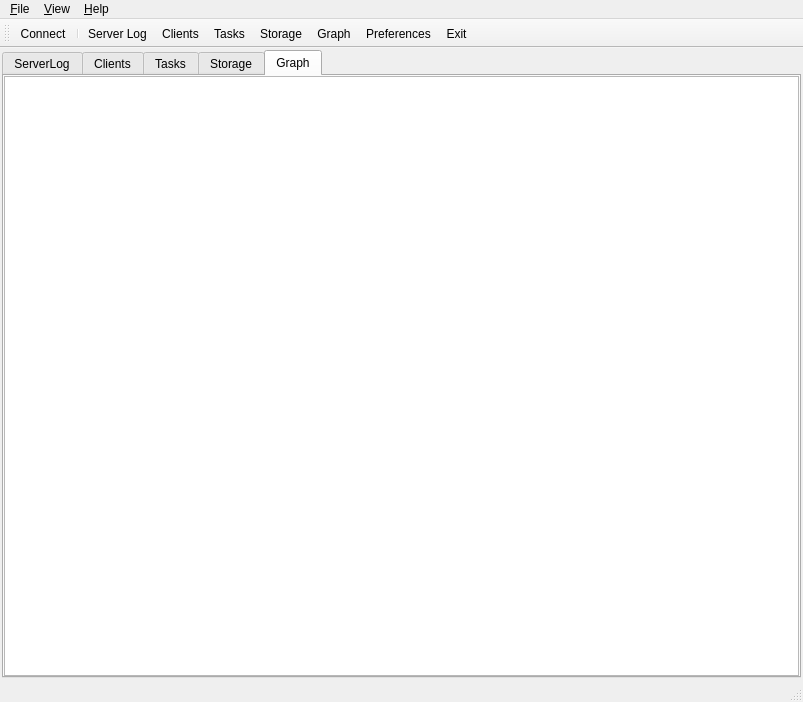
<?xml version="1.0" encoding="UTF-8"?>
<ui version="4.0">
 <author>ANNEHEIM Geoffrey</author>
 <class>MCServerMainWindow</class>
 <widget class="QMainWindow" name="MCServerMainWindow">
  <property name="geometry">
   <rect>
    <x>0</x>
    <y>0</y>
    <width>803</width>
    <height>702</height>
   </rect>
  </property>
  <property name="windowTitle">
   <string>ServerMainWindow</string>
  </property>
  <widget class="QWidget" name="centralWidget">
   <layout class="QVBoxLayout">
    <property name="spacing">
     <number>6</number>
    </property>
    <property name="margin">
     <number>2</number>
    </property>
    <item>
     <widget class="MyQTabWidget" name="tabWidgetForms">
      <property name="currentIndex">
       <number>4</number>
      </property>
      <widget class="QWidget" name="tabServerLog">
       <attribute name="title">
        <string>ServerLog</string>
       </attribute>
       <layout class="QVBoxLayout">
        <property name="margin">
         <number>0</number>
        </property>
        <item>
         <widget class="CLogTreeWidget" name="treeWidgetServerLog">
          <property name="autoScroll">
           <bool>false</bool>
          </property>
          <property name="editTriggers">
           <set>QAbstractItemView::NoEditTriggers</set>
          </property>
          <property name="selectionMode">
           <enum>QAbstractItemView::NoSelection</enum>
          </property>
          <property name="iconSize">
           <size>
            <width>16</width>
            <height>16</height>
           </size>
          </property>
          <property name="rootIsDecorated">
           <bool>false</bool>
          </property>
          <property name="itemsExpandable">
           <bool>false</bool>
          </property>
          <property name="allColumnsShowFocus">
           <bool>true</bool>
          </property>
          <property name="wordWrap">
           <bool>true</bool>
          </property>
          <property name="expandsOnDoubleClick">
           <bool>false</bool>
          </property>
          <column>
           <property name="text">
            <string notr="true">1</string>
           </property>
          </column>
         </widget>
        </item>
        <item>
         <layout class="QHBoxLayout">
          <item>
           <spacer>
            <property name="orientation">
             <enum>Qt::Horizontal</enum>
            </property>
            <property name="sizeHint" stdset="0">
             <size>
              <width>40</width>
              <height>20</height>
             </size>
            </property>
           </spacer>
          </item>
          <item>
           <widget class="QPushButton" name="buttonServerLogCopy">
            <property name="text">
             <string>Copy To Clipboard</string>
            </property>
           </widget>
          </item>
          <item>
           <widget class="QPushButton" name="buttonServerLogClear">
            <property name="text">
             <string>Clean</string>
            </property>
           </widget>
          </item>
         </layout>
        </item>
       </layout>
      </widget>
      <widget class="QWidget" name="tabClients">
       <attribute name="title">
        <string>Clients</string>
       </attribute>
       <layout class="QVBoxLayout">
        <property name="margin">
         <number>0</number>
        </property>
        <item>
         <widget class="MCClientsTreeWidget" name="treeWidgetClients">
          <property name="autoScroll">
           <bool>false</bool>
          </property>
          <property name="editTriggers">
           <set>QAbstractItemView::NoEditTriggers</set>
          </property>
          <property name="showDropIndicator" stdset="0">
           <bool>false</bool>
          </property>
          <property name="alternatingRowColors">
           <bool>true</bool>
          </property>
          <property name="iconSize">
           <size>
            <width>16</width>
            <height>16</height>
           </size>
          </property>
          <property name="rootIsDecorated">
           <bool>false</bool>
          </property>
          <property name="itemsExpandable">
           <bool>false</bool>
          </property>
          <property name="sortingEnabled">
           <bool>true</bool>
          </property>
          <property name="animated">
           <bool>true</bool>
          </property>
          <property name="allColumnsShowFocus">
           <bool>true</bool>
          </property>
          <property name="wordWrap">
           <bool>false</bool>
          </property>
          <property name="expandsOnDoubleClick">
           <bool>false</bool>
          </property>
          <attribute name="headerDefaultSectionSize">
           <number>100</number>
          </attribute>
          <column>
           <property name="text">
            <string notr="true">1</string>
           </property>
          </column>
         </widget>
        </item>
       </layout>
      </widget>
      <widget class="QWidget" name="tabTasks">
       <attribute name="title">
        <string>Tasks</string>
       </attribute>
       <layout class="QVBoxLayout">
        <item>
         <widget class="QGroupBox" name="groupBoxTasksSeedUrls">
          <property name="sizePolicy">
           <sizepolicy hsizetype="Preferred" vsizetype="Fixed">
            <horstretch>0</horstretch>
            <verstretch>0</verstretch>
           </sizepolicy>
          </property>
          <property name="maximumSize">
           <size>
            <width>16777215</width>
            <height>150</height>
           </size>
          </property>
          <property name="title">
           <string>Seed Urls</string>
          </property>
          <layout class="QVBoxLayout">
           <item>
            <widget class="QListWidget" name="listWidgetTasksSeedUrls">
             <property name="sizePolicy">
              <sizepolicy hsizetype="Expanding" vsizetype="Expanding">
               <horstretch>0</horstretch>
               <verstretch>0</verstretch>
              </sizepolicy>
             </property>
            </widget>
           </item>
           <item>
            <layout class="QHBoxLayout">
             <item>
              <widget class="QLabel" name="lblTasksSeeUrl">
               <property name="text">
                <string>Url :</string>
               </property>
              </widget>
             </item>
             <item>
              <widget class="QLineEdit" name="textTasksSeedUrl">
               <property name="text">
                <string>http://</string>
               </property>
              </widget>
             </item>
             <item>
              <widget class="QPushButton" name="buttonTasksAddSeedUrl">
               <property name="text">
                <string>Add</string>
               </property>
              </widget>
             </item>
            </layout>
           </item>
          </layout>
         </widget>
        </item>
        <item>
         <widget class="QGroupBox" name="groupBoxTasksUrlsInQueue">
          <property name="sizePolicy">
           <sizepolicy hsizetype="Preferred" vsizetype="Preferred">
            <horstretch>0</horstretch>
            <verstretch>0</verstretch>
           </sizepolicy>
          </property>
          <property name="sizeIncrement">
           <size>
            <width>0</width>
            <height>2</height>
           </size>
          </property>
          <property name="title">
           <string>Urls in queue</string>
          </property>
          <layout class="QVBoxLayout">
           <item>
            <widget class="MCUrlsInQueueTreeWidget" name="treeWidgetTasksUrlsInQueue">
             <property name="sizePolicy">
              <sizepolicy hsizetype="Expanding" vsizetype="Expanding">
               <horstretch>0</horstretch>
               <verstretch>0</verstretch>
              </sizepolicy>
             </property>
             <property name="autoScroll">
              <bool>false</bool>
             </property>
             <property name="editTriggers">
              <set>QAbstractItemView::NoEditTriggers</set>
             </property>
             <property name="showDropIndicator" stdset="0">
              <bool>false</bool>
             </property>
             <property name="selectionMode">
              <enum>QAbstractItemView::NoSelection</enum>
             </property>
             <property name="rootIsDecorated">
              <bool>false</bool>
             </property>
             <property name="itemsExpandable">
              <bool>false</bool>
             </property>
             <property name="sortingEnabled">
              <bool>true</bool>
             </property>
             <property name="animated">
              <bool>true</bool>
             </property>
             <property name="allColumnsShowFocus">
              <bool>true</bool>
             </property>
             <property name="expandsOnDoubleClick">
              <bool>false</bool>
             </property>
             <column>
              <property name="text">
               <string notr="true">1</string>
              </property>
             </column>
            </widget>
           </item>
          </layout>
         </widget>
        </item>
        <item>
         <widget class="QGroupBox" name="groupBoxTasksUrlsInProgress">
          <property name="title">
           <string>Urls in progress</string>
          </property>
          <layout class="QVBoxLayout" name="verticalLayout">
           <item>
            <widget class="MCUrlsInProgressTreeWidget" name="treeWidgetTasksUrlsInProgress">
             <property name="autoScroll">
              <bool>false</bool>
             </property>
             <property name="editTriggers">
              <set>QAbstractItemView::NoEditTriggers</set>
             </property>
             <property name="showDropIndicator" stdset="0">
              <bool>false</bool>
             </property>
             <property name="selectionMode">
              <enum>QAbstractItemView::NoSelection</enum>
             </property>
             <property name="rootIsDecorated">
              <bool>false</bool>
             </property>
             <property name="itemsExpandable">
              <bool>false</bool>
             </property>
             <property name="sortingEnabled">
              <bool>true</bool>
             </property>
             <property name="animated">
              <bool>true</bool>
             </property>
             <property name="allColumnsShowFocus">
              <bool>true</bool>
             </property>
             <property name="expandsOnDoubleClick">
              <bool>false</bool>
             </property>
             <column>
              <property name="text">
               <string notr="true">1</string>
              </property>
             </column>
            </widget>
           </item>
          </layout>
         </widget>
        </item>
       </layout>
      </widget>
      <widget class="QWidget" name="tabStorage">
       <attribute name="title">
        <string>Storage</string>
       </attribute>
       <layout class="QVBoxLayout">
        <item>
         <widget class="QGroupBox" name="groupBoxStorageUrlsCrawled">
          <property name="sizePolicy">
           <sizepolicy hsizetype="Preferred" vsizetype="Preferred">
            <horstretch>0</horstretch>
            <verstretch>0</verstretch>
           </sizepolicy>
          </property>
          <property name="sizeIncrement">
           <size>
            <width>0</width>
            <height>2</height>
           </size>
          </property>
          <property name="title">
           <string>Urls crawled</string>
          </property>
          <layout class="QVBoxLayout">
           <item>
            <widget class="MCUrlsCrawledTreeWidget" name="treeWidgetStorageUrlsCrawled">
             <property name="sizePolicy">
              <sizepolicy hsizetype="Expanding" vsizetype="Expanding">
               <horstretch>0</horstretch>
               <verstretch>0</verstretch>
              </sizepolicy>
             </property>
             <property name="autoScroll">
              <bool>false</bool>
             </property>
             <property name="editTriggers">
              <set>QAbstractItemView::NoEditTriggers</set>
             </property>
             <property name="showDropIndicator" stdset="0">
              <bool>false</bool>
             </property>
             <property name="selectionMode">
              <enum>QAbstractItemView::NoSelection</enum>
             </property>
             <property name="rootIsDecorated">
              <bool>false</bool>
             </property>
             <property name="itemsExpandable">
              <bool>false</bool>
             </property>
             <property name="sortingEnabled">
              <bool>true</bool>
             </property>
             <property name="animated">
              <bool>true</bool>
             </property>
             <property name="allColumnsShowFocus">
              <bool>true</bool>
             </property>
             <property name="expandsOnDoubleClick">
              <bool>false</bool>
             </property>
             <column>
              <property name="text">
               <string notr="true">1</string>
              </property>
             </column>
            </widget>
           </item>
          </layout>
         </widget>
        </item>
       </layout>
      </widget>
      <widget class="QWidget" name="tabGraph">
       <attribute name="title">
        <string>Graph</string>
       </attribute>
       <layout class="QVBoxLayout">
        <property name="margin">
         <number>0</number>
        </property>
        <item>
         <widget class="CPict" name="graphicWidgetGraph"/>
        </item>
       </layout>
      </widget>
     </widget>
    </item>
   </layout>
  </widget>
  <widget class="QMenuBar" name="menuBar">
   <property name="geometry">
    <rect>
     <x>0</x>
     <y>0</y>
     <width>803</width>
     <height>21</height>
    </rect>
   </property>
   <widget class="QMenu" name="menuFile">
    <property name="title">
     <string>&amp;File</string>
    </property>
    <addaction name="doFilePreferences"/>
    <addaction name="separator"/>
    <addaction name="doFileExit"/>
   </widget>
   <widget class="QMenu" name="menuView">
    <property name="title">
     <string>&amp;View</string>
    </property>
    <widget class="QMenu" name="menuViewToolBars">
     <property name="title">
      <string>Toolbars</string>
     </property>
    </widget>
    <addaction name="menuViewToolBars"/>
    <addaction name="doViewStatusBar"/>
   </widget>
   <widget class="QMenu" name="menuHelp">
    <property name="title">
     <string>&amp;Help</string>
    </property>
    <addaction name="doHelpAbout"/>
    <addaction name="doHelpAboutQt"/>
   </widget>
   <addaction name="menuFile"/>
   <addaction name="menuView"/>
   <addaction name="menuHelp"/>
  </widget>
  <widget class="QToolBar" name="mainToolBar">
   <property name="sizePolicy">
    <sizepolicy hsizetype="Expanding" vsizetype="Preferred">
     <horstretch>0</horstretch>
     <verstretch>0</verstretch>
    </sizepolicy>
   </property>
   <property name="windowTitle">
    <string>Main menu</string>
   </property>
   <property name="iconSize">
    <size>
     <width>64</width>
     <height>64</height>
    </size>
   </property>
   <property name="toolButtonStyle">
    <enum>Qt::ToolButtonTextUnderIcon</enum>
   </property>
   <property name="floatable">
    <bool>false</bool>
   </property>
   <attribute name="toolBarArea">
    <enum>TopToolBarArea</enum>
   </attribute>
   <attribute name="toolBarBreak">
    <bool>false</bool>
   </attribute>
   <addaction name="doMainToolBarConnectDisconnect"/>
   <addaction name="separator"/>
   <addaction name="doMainToolBarServerLog"/>
   <addaction name="doMainToolBarClients"/>
   <addaction name="doMainToolBarTasks"/>
   <addaction name="doMainToolBarStorage"/>
   <addaction name="doMainToolBarGraph"/>
   <addaction name="doMainToolBarPreferences"/>
   <addaction name="doMainToolBarExit"/>
  </widget>
  <widget class="QStatusBar" name="statusBar"/>
  <action name="doMainToolBarConnectDisconnect">
   <property name="icon">
    <iconset>
     <activeoff>:/MainToolBar/UnconnectedIcon</activeoff>
     <activeon>:/MainToolBar/ConnectedIcon</activeon>
    </iconset>
   </property>
   <property name="text">
    <string>Connect</string>
   </property>
   <property name="iconText">
    <string>Connect</string>
   </property>
   <property name="toolTip">
    <string>Connect / Disconnect</string>
   </property>
  </action>
  <action name="doMainToolBarServerLog">
   <property name="checkable">
    <bool>true</bool>
   </property>
   <property name="icon">
    <iconset resource="../Shared/shared.qrc">
     <normaloff>:/MainToolBar/LogIcon</normaloff>:/MainToolBar/LogIcon</iconset>
   </property>
   <property name="text">
    <string>Server Log</string>
   </property>
   <property name="iconText">
    <string>Server Log</string>
   </property>
   <property name="toolTip">
    <string>Show server log</string>
   </property>
   <property name="FormIndex" stdset="0">
    <number>0</number>
   </property>
  </action>
  <action name="doMainToolBarClients">
   <property name="checkable">
    <bool>true</bool>
   </property>
   <property name="icon">
    <iconset resource="resources.qrc">
     <normaloff>:/MainToolBar/ClientsIcon</normaloff>:/MainToolBar/ClientsIcon</iconset>
   </property>
   <property name="text">
    <string>Clients</string>
   </property>
   <property name="toolTip">
    <string>View clients list</string>
   </property>
   <property name="FormIndex" stdset="0">
    <number>1</number>
   </property>
  </action>
  <action name="doMainToolBarExit">
   <property name="icon">
    <iconset resource="../Shared/shared.qrc">
     <normaloff>:/MainToolBar/ExitIcon</normaloff>:/MainToolBar/ExitIcon</iconset>
   </property>
   <property name="text">
    <string>Exit</string>
   </property>
   <property name="toolTip">
    <string>Exit the application</string>
   </property>
  </action>
  <action name="doMainToolBarPreferences">
   <property name="icon">
    <iconset resource="../Shared/shared.qrc">
     <normaloff>:/MainToolBar/PreferencesIcon</normaloff>:/MainToolBar/PreferencesIcon</iconset>
   </property>
   <property name="text">
    <string>Preferences</string>
   </property>
   <property name="iconText">
    <string>Preferences</string>
   </property>
   <property name="toolTip">
    <string>Preferences dialog</string>
   </property>
   <property name="menuRole">
    <enum>QAction::PreferencesRole</enum>
   </property>
  </action>
  <action name="doFileExit">
   <property name="icon">
    <iconset resource="../Shared/shared.qrc">
     <normaloff>:/Menu/ExitIcon</normaloff>:/Menu/ExitIcon</iconset>
   </property>
   <property name="text">
    <string>Exit</string>
   </property>
   <property name="toolTip">
    <string>Exit application</string>
   </property>
   <property name="shortcut">
    <string>Ctrl+Q</string>
   </property>
   <property name="menuRole">
    <enum>QAction::QuitRole</enum>
   </property>
  </action>
  <action name="doViewStatusBar">
   <property name="checkable">
    <bool>true</bool>
   </property>
   <property name="checked">
    <bool>true</bool>
   </property>
   <property name="text">
    <string>Status bar</string>
   </property>
  </action>
  <action name="doHelpAbout">
   <property name="text">
    <string>About</string>
   </property>
   <property name="menuRole">
    <enum>QAction::AboutRole</enum>
   </property>
  </action>
  <action name="doHelpAboutQt">
   <property name="icon">
    <iconset resource="../Shared/shared.qrc">
     <normaloff>:/Menu/AboutQtIcon</normaloff>:/Menu/AboutQtIcon</iconset>
   </property>
   <property name="text">
    <string>About Qt</string>
   </property>
   <property name="menuRole">
    <enum>QAction::AboutQtRole</enum>
   </property>
  </action>
  <action name="doFilePreferences">
   <property name="icon">
    <iconset resource="../Shared/shared.qrc">
     <normaloff>:/Menu/PreferencesIcon</normaloff>:/Menu/PreferencesIcon</iconset>
   </property>
   <property name="text">
    <string>Preferences</string>
   </property>
   <property name="shortcut">
    <string>Ctrl+P</string>
   </property>
   <property name="menuRole">
    <enum>QAction::PreferencesRole</enum>
   </property>
  </action>
  <action name="doMainToolBarTasks">
   <property name="checkable">
    <bool>true</bool>
   </property>
   <property name="icon">
    <iconset resource="resources.qrc">
     <normaloff>:/MainToolBar/TasksIcon</normaloff>:/MainToolBar/TasksIcon</iconset>
   </property>
   <property name="text">
    <string>Tasks</string>
   </property>
   <property name="toolTip">
    <string>Tasks assigned to clients</string>
   </property>
   <property name="FormIndex" stdset="0">
    <number>2</number>
   </property>
  </action>
  <action name="doMainToolBarStorage">
   <property name="checkable">
    <bool>true</bool>
   </property>
   <property name="icon">
    <iconset resource="resources.qrc">
     <normaloff>:/MainToolBar/StorageIcon</normaloff>:/MainToolBar/StorageIcon</iconset>
   </property>
   <property name="text">
    <string>Storage</string>
   </property>
   <property name="toolTip">
    <string>Storage</string>
   </property>
   <property name="FormIndex" stdset="0">
    <number>3</number>
   </property>
  </action>
  <action name="doMainToolBarGraph">
   <property name="checkable">
    <bool>true</bool>
   </property>
   <property name="icon">
    <iconset resource="resources.qrc">
     <normaloff>:/MainToolBar/GraphIcon</normaloff>:/MainToolBar/GraphIcon</iconset>
   </property>
   <property name="text">
    <string>Graph</string>
   </property>
   <property name="toolTip">
    <string>Nodes spacialization</string>
   </property>
   <property name="FormIndex" stdset="0">
    <number>4</number>
   </property>
  </action>
 </widget>
 <layoutdefault spacing="6" margin="11"/>
 <customwidgets>
  <customwidget>
   <class>MyQTabWidget</class>
   <extends>QTabWidget</extends>
   <header>../Components/Widgets/MyQTabWidget.h</header>
   <container>1</container>
  </customwidget>
  <customwidget>
   <class>MCClientsTreeWidget</class>
   <extends>QTreeWidget</extends>
   <header>ClientsTreeWidget.h</header>
  </customwidget>
  <customwidget>
   <class>CLogTreeWidget</class>
   <extends>QTreeWidget</extends>
   <header>../Components/Widgets/LogTreeWidget.h</header>
   <slots>
    <slot>copyToClipboard()</slot>
   </slots>
  </customwidget>
  <customwidget>
   <class>MCUrlsInProgressTreeWidget</class>
   <extends>QTreeWidget</extends>
   <header>UrlsInProgressTreeWidget.h</header>
  </customwidget>
  <customwidget>
   <class>MCUrlsInQueueTreeWidget</class>
   <extends>QTreeWidget</extends>
   <header>../Shared/UrlsInQueueTreeWidget.h</header>
  </customwidget>
  <customwidget>
   <class>MCUrlsCrawledTreeWidget</class>
   <extends>QTreeWidget</extends>
   <header>../Shared/UrlsCrawledTreeWidget.h</header>
  </customwidget>
  <customwidget>
   <class>CPict</class>
   <extends>QGraphicsView</extends>
   <header>../Graph/cpict.h</header>
  </customwidget>
 </customwidgets>
 <resources>
  <include location="resources.qrc"/>
  <include location="../Shared/shared.qrc"/>
 </resources>
 <connections>
  <connection>
   <sender>doMainToolBarExit</sender>
   <signal>triggered()</signal>
   <receiver>MCServerMainWindow</receiver>
   <slot>close()</slot>
   <hints>
    <hint type="sourcelabel">
     <x>-1</x>
     <y>-1</y>
    </hint>
    <hint type="destinationlabel">
     <x>265</x>
     <y>238</y>
    </hint>
   </hints>
  </connection>
  <connection>
   <sender>doFileExit</sender>
   <signal>triggered()</signal>
   <receiver>MCServerMainWindow</receiver>
   <slot>close()</slot>
   <hints>
    <hint type="sourcelabel">
     <x>-1</x>
     <y>-1</y>
    </hint>
    <hint type="destinationlabel">
     <x>265</x>
     <y>238</y>
    </hint>
   </hints>
  </connection>
  <connection>
   <sender>doViewStatusBar</sender>
   <signal>toggled(bool)</signal>
   <receiver>statusBar</receiver>
   <slot>setVisible(bool)</slot>
   <hints>
    <hint type="sourcelabel">
     <x>-1</x>
     <y>-1</y>
    </hint>
    <hint type="destinationlabel">
     <x>265</x>
     <y>468</y>
    </hint>
   </hints>
  </connection>
  <connection>
   <sender>buttonServerLogClear</sender>
   <signal>released()</signal>
   <receiver>treeWidgetServerLog</receiver>
   <slot>clear()</slot>
   <hints>
    <hint type="sourcelabel">
     <x>499</x>
     <y>436</y>
    </hint>
    <hint type="destinationlabel">
     <x>472</x>
     <y>333</y>
    </hint>
   </hints>
  </connection>
  <connection>
   <sender>buttonServerLogCopy</sender>
   <signal>released()</signal>
   <receiver>treeWidgetServerLog</receiver>
   <slot>copyToClipboard()</slot>
   <hints>
    <hint type="sourcelabel">
     <x>419</x>
     <y>473</y>
    </hint>
    <hint type="destinationlabel">
     <x>276</x>
     <y>296</y>
    </hint>
   </hints>
  </connection>
 </connections>
 <designerdata>
  <property name="gridDeltaX">
   <number>10</number>
  </property>
  <property name="gridDeltaY">
   <number>10</number>
  </property>
  <property name="gridSnapX">
   <bool>true</bool>
  </property>
  <property name="gridSnapY">
   <bool>true</bool>
  </property>
  <property name="gridVisible">
   <bool>true</bool>
  </property>
 </designerdata>
</ui>
